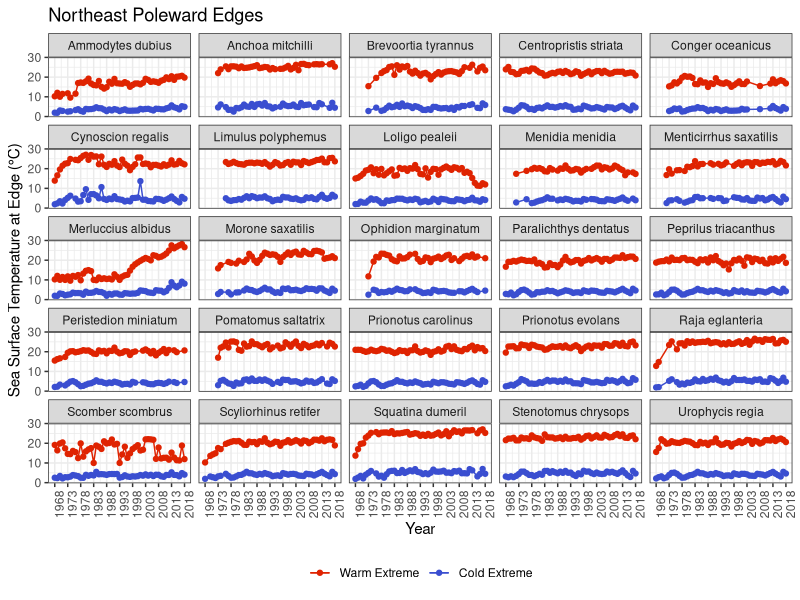
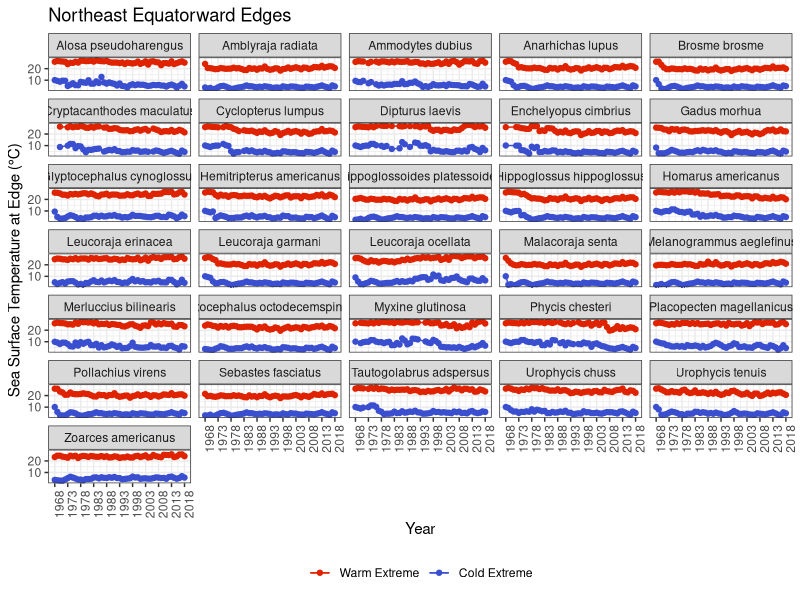
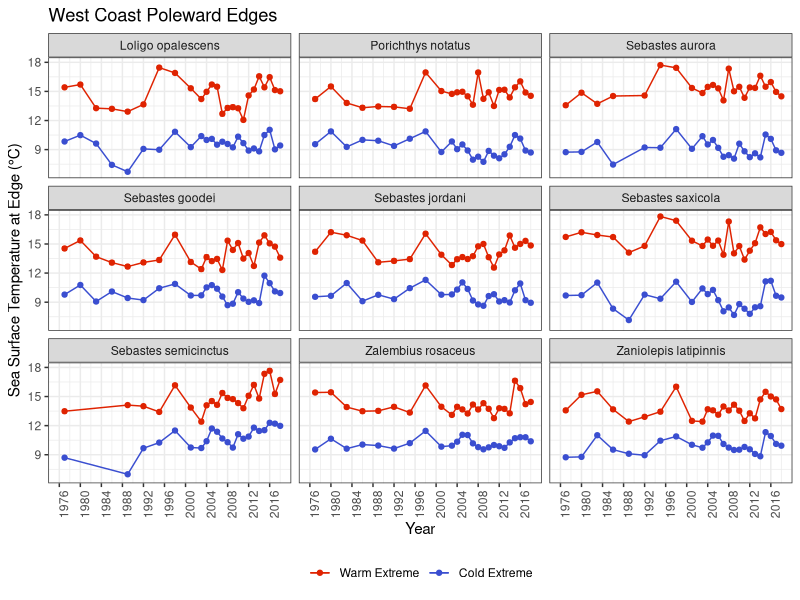
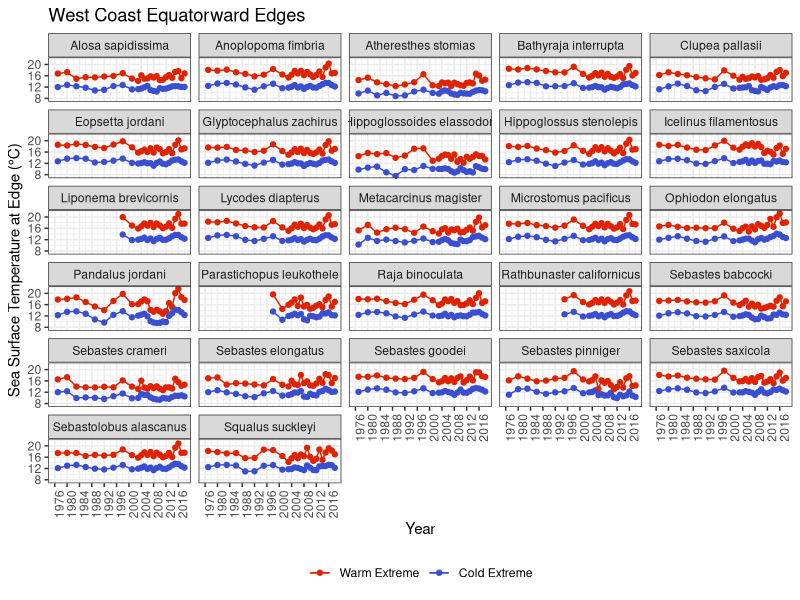
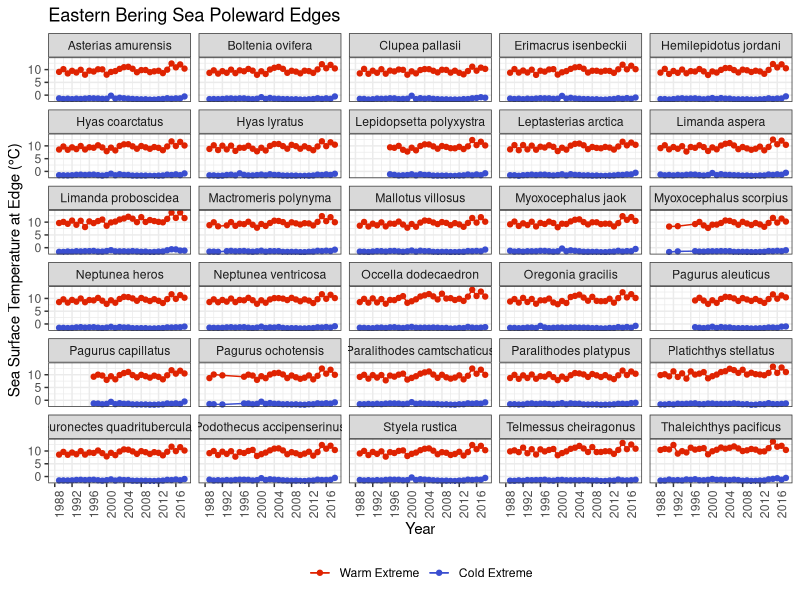
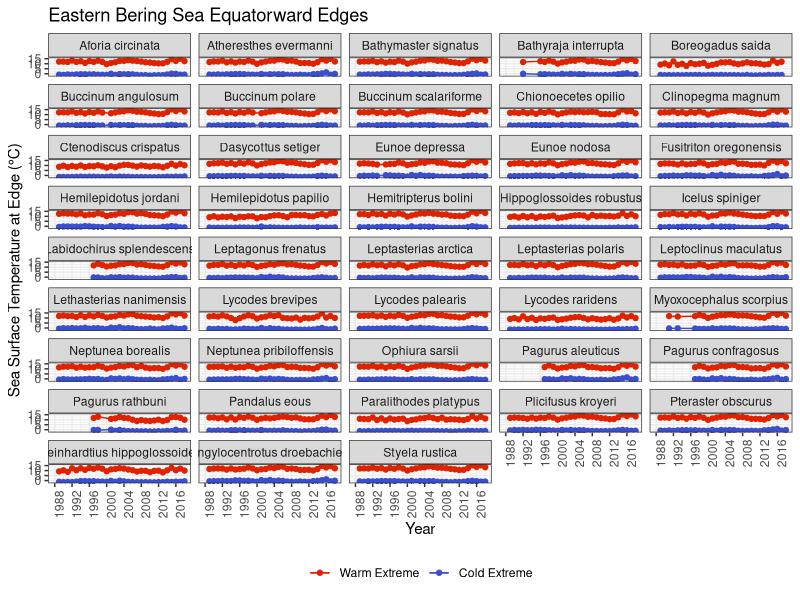
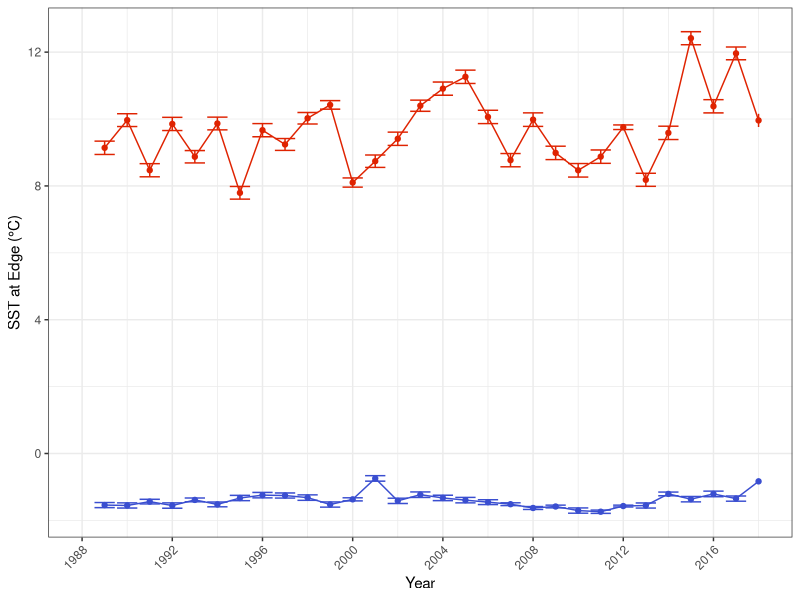
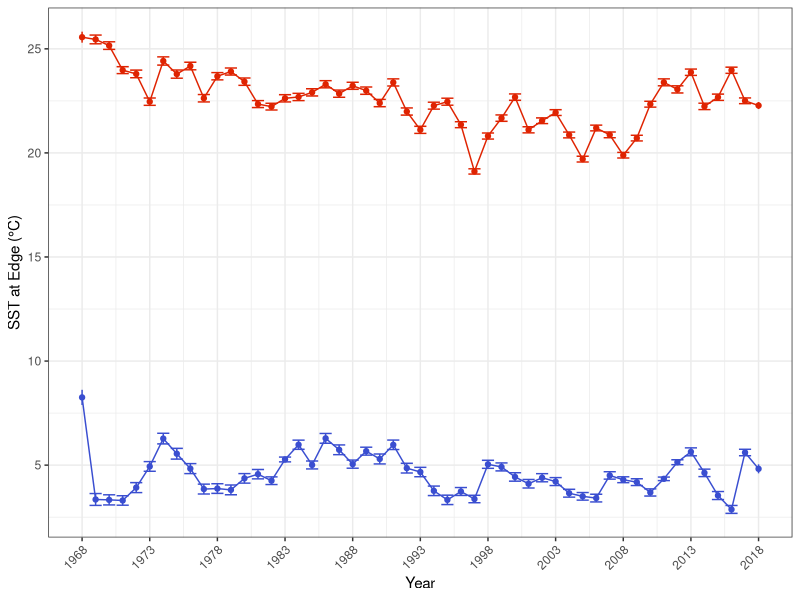

The R script that drew these images, in order:
library(tidyverse)
library(here)

spp.bayes.niche.lm.stats <- read_csv( here("results","species_bayes_niche_lm_summary.csv"))

dat.predict.niche <- read_csv(here("processed-data","species_thermal_niche_v_time.csv"))

# make example plots for methods schematic 
ex.spp.ebs <- "paralithodes camtschaticus" # red king crab
ex.spp.neus <- "gadus morhua" # atlantic cod
ex.spp.wc <- "sebastes pinniger" # canary rockfish

ex.niche.gg.ebs <- dat.predict.niche %>%
  filter(region=="ebs",quantile=="quantile_0.99", species==ex.spp.ebs) %>%
  mutate(species = str_to_sentence(species)) %>%
  ggplot(aes(x=year_match, y=sst, ymin=sst-sstSE, ymax=sst+sstSE, color=predicted.var)) +
  geom_point() +
  geom_line() +
  geom_errorbar() +
  scale_color_manual(values=c("#DF2301","#3A4ED0"), labels=c("Warm","Cold Extreme")) +
  theme_bw() +
  labs(x="Year",y="SST at Edge (°C)", color=NULL) +
  theme(legend.position="none",
        axis.text.x=element_text(angle=45, hjust=1))+
  scale_x_continuous(limits=c(1988, 2018), breaks=seq(1988, 2018, 4))+ 
  NULL

ex.niche.gg.neus <- dat.predict.niche %>%
  filter(region=="neus",quantile=="quantile_0.01", species==ex.spp.neus) %>%
  mutate(species = str_to_sentence(species)) %>%
  ggplot(aes(x=year_match, y=sst, ymin=sst-sstSE, ymax=sst+sstSE, color=predicted.var)) +
  geom_point() +
  geom_line() +
  geom_errorbar() +
  scale_color_manual(values=c("#DF2301","#3A4ED0"), labels=c("Warm Extreme","Cold Extreme")) +
  theme_bw() +
  labs(x="Year",y="SST at Edge (°C)", color=NULL) +
  theme(legend.position="none",  
        axis.text.x=element_text(angle=45, hjust=1))+
  scale_x_continuous(limits=c(1968, 2018), breaks=seq(1968, 2018, 5))+
  NULL

ex.niche.gg.wc <- dat.predict.niche %>%
  filter(region=="wc",quantile=="quantile_0.01", species==ex.spp.wc) %>%
  mutate(species = str_to_sentence(species)) %>%
  ggplot(aes(x=year_match, y=sst, ymin=sst-sstSE, ymax=sst+sstSE, color=predicted.var)) +
  geom_point() +
  geom_line() +
  geom_errorbar() +
  scale_color_manual(values=c("#DF2301","#3A4ED0"), labels=c("Warm Extreme","Cold Extreme")) +
  theme_bw() +
  labs(x="Year",y="SST at Edge (°C)", color=NULL) +
  theme(legend.position="none", 
        axis.text.x=element_text(angle=45, hjust=1))+
  scale_x_continuous(limits=c(1976, 2018), breaks=seq(1976, 2018, 5))+
  NULL

ggsave(ex.niche.gg.ebs, dpi=600, width=1.5, height=1.5, filename=here("results",paste0("example_niche_",ex.spp.ebs,".png")), scale=1.5)
ggsave(ex.niche.gg.neus, dpi=600, width=1.5, height=1.5, filename=here("results",paste0("example_niche_",ex.spp.neus,".png")), scale=1.5)
ggsave(ex.niche.gg.wc, dpi=600, width=1.5, height=1.5, filename=here("results",paste0("example_niche_",ex.spp.wc,".png")), scale=1.5)


# make regional plots for supplement 
neus.cold.niche.time.gg <- dat.predict.niche %>%
  filter(region=="neus", quantile=="quantile_0.99") %>%
  mutate(species = str_to_sentence(species)) %>%
  ggplot(aes(x=year_match, y=sst, ymin=sst-sstSE, ymax=sst+sstSE, color=predicted.var)) +
  geom_point() +
  geom_line() +
  geom_errorbar() +
  scale_color_manual(values=c("#DF2301","#3A4ED0"), labels=c("Warm Extreme","Cold Extreme")) +
  theme_bw() +
  labs(x="Year",y="Sea Surface Temperature at Edge (°C)", title="Northeast Poleward Edges", color=NULL) +
  theme(legend.position="bottom",
        axis.text.x = element_text(angle = 90))+
  scale_x_continuous(limits=c(1968, 2018), breaks=seq(1968, 2018, 5))+ 
  facet_wrap(~species, ncol=5) +
  NULL
neus.cold.niche.time.gg

neus.warm.niche.time.gg <- dat.predict.niche %>%
  filter(region=="neus", quantile=="quantile_0.01") %>%
  mutate(species = str_to_sentence(species)) %>%
  ggplot(aes(x=year_match, y=sst, ymin=sst-sstSE, ymax=sst+sstSE, color=predicted.var)) +
  geom_point() +
  geom_line() +
  geom_errorbar() +
  scale_color_manual(values=c("#DF2301","#3A4ED0"), labels=c("Warm Extreme","Cold Extreme")) +
  theme_bw() +
  labs(x="Year",y="Sea Surface Temperature at Edge (°C)",title="Northeast Equatorward Edges",  color=NULL) +
  theme(legend.position="bottom",
        axis.text.x = element_text(angle = 90))+
  scale_x_continuous(limits=c(1968, 2018), breaks=seq(1968, 2018, 5))+ 
  facet_wrap(~species, ncol=5) +
  NULL
neus.warm.niche.time.gg

wc.cold.niche.time.gg <- dat.predict.niche %>%
  filter(region=="wc", quantile=="quantile_0.99") %>%
  mutate(species = str_to_sentence(species)) %>%
  ggplot(aes(x=year_match, y=sst, ymin=sst-sstSE, ymax=sst+sstSE, color=predicted.var)) +
  geom_point() +
  geom_line() +
  geom_errorbar() +
  scale_color_manual(values=c("#DF2301","#3A4ED0"), labels=c("Warm Extreme","Cold Extreme")) +
  theme_bw() +
  labs(x="Year",y="Sea Surface Temperature at Edge (°C)", title="West Coast Poleward Edges", color=NULL) +
  theme(legend.position="bottom",
        axis.text.x = element_text(angle = 90))+
  scale_x_continuous(limits=c(1976, 2018), breaks=seq(1976, 2018, 4))+ 
  facet_wrap(~species, ncol=3) +
  NULL
wc.cold.niche.time.gg

wc.warm.niche.time.gg <- dat.predict.niche %>%
  filter(region=="wc", quantile=="quantile_0.01") %>%
  mutate(species = str_to_sentence(species)) %>%
  ggplot(aes(x=year_match, y=sst, ymin=sst-sstSE, ymax=sst+sstSE, color=predicted.var)) +
  geom_point() +
  geom_line() +
  geom_errorbar() +
  scale_color_manual(values=c("#DF2301","#3A4ED0"), labels=c("Warm Extreme","Cold Extreme")) +
  theme_bw() +
  labs(x="Year",y="Sea Surface Temperature at Edge (°C)",title="West Coast Equatorward Edges",  color=NULL) +
  theme(legend.position="bottom",
        axis.text.x = element_text(angle = 90))+
  scale_x_continuous(limits=c(1976, 2018), breaks=seq(1976, 2018, 4))+ 
  facet_wrap(~species, ncol=5) +
  NULL
wc.warm.niche.time.gg

ebs.cold.niche.time.gg <- dat.predict.niche %>%
  filter(region=="ebs", quantile=="quantile_0.99") %>%
  mutate(species = str_to_sentence(species)) %>%
  ggplot(aes(x=year_match, y=sst, ymin=sst-sstSE, ymax=sst+sstSE, color=predicted.var)) +
  geom_point() +
  geom_line() +
  geom_errorbar() +
  scale_color_manual(values=c("#DF2301","#3A4ED0"), labels=c("Warm Extreme","Cold Extreme")) +
  theme_bw() +
  labs(x="Year",y="Sea Surface Temperature at Edge (°C)", title="Eastern Bering Sea Poleward Edges", color=NULL) +
  theme(legend.position="bottom",
        axis.text.x = element_text(angle = 90))+
  scale_x_continuous(limits=c(1988, 2018), breaks=seq(1988, 2018, 4))+ 
  facet_wrap(~species, ncol=5) +
  NULL
ebs.cold.niche.time.gg

ebs.warm.niche.time.gg <- dat.predict.niche %>%
  filter(region=="ebs", quantile=="quantile_0.01") %>%
  mutate(species = str_to_sentence(species)) %>%
  ggplot(aes(x=year_match, y=sst, ymin=sst-sstSE, ymax=sst+sstSE, color=predicted.var)) +
  geom_point() +
  geom_line() +
  geom_errorbar() +
  scale_color_manual(values=c("#DF2301","#3A4ED0"), labels=c("Warm Extreme","Cold Extreme")) +
  theme_bw() +
  labs(x="Year",y="Sea Surface Temperature at Edge (°C)",title="Eastern Bering Sea Equatorward Edges",  color=NULL) +
  theme(legend.position="bottom",
        axis.text.x = element_text(angle = 90))+
  scale_x_continuous(limits=c(1988, 2018), breaks=seq(1988, 2018, 4))+ 
  
  facet_wrap(~species, ncol=5) +
  NULL
ebs.warm.niche.time.gg


ggsave(neus.cold.niche.time.gg, filename=here("results","neus_cold_edge_niche_shifts_v_time.png"), height=10.5,width=8.25, dpi=160, scale=1.2)
ggsave(neus.warm.niche.time.gg, filename=here("results","neus_warm_edge_niche_shifts_v_time.png"), height=10.5,width=8.25,dpi=160, scale=1.2)

ggsave(wc.cold.niche.time.gg, filename=here("results","wc_cold_edge_niche_shifts_v_time.png"), height=10.5,width=8.25,dpi=160, scale=1.2)
ggsave(wc.warm.niche.time.gg, filename=here("results","wc_warm_edge_niche_shifts_v_time.png"), height=10.5,width=8.25, dpi=160, scale=1.2)

ggsave(ebs.cold.niche.time.gg, filename=here("results","ebs_cold_edge_niche_shifts_v_time.png"), height=10.5,width=8.25,dpi=160, scale=1.2)
ggsave(ebs.warm.niche.time.gg, filename=here("results","ebs_warm_edge_niche_shifts_v_time.png"), height=10.5,width=8.25, dpi=160, scale=1.2)
